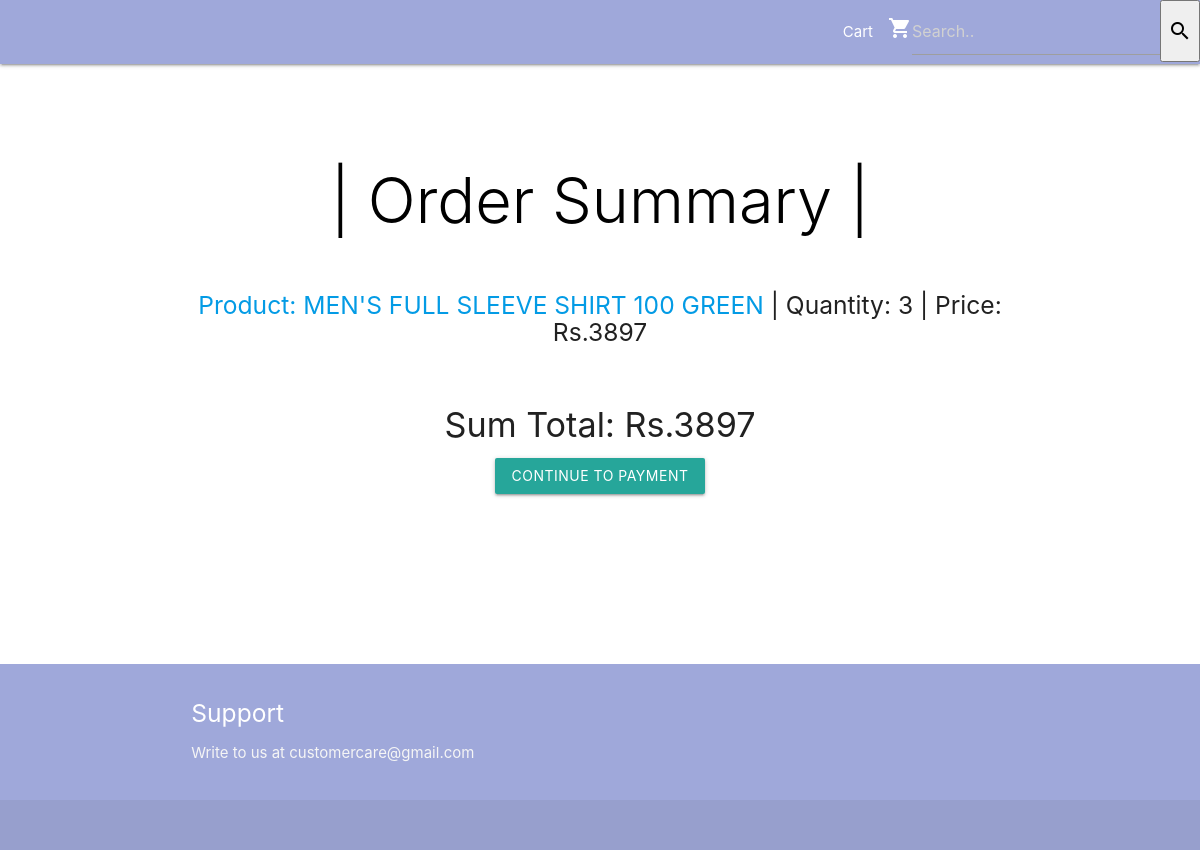
Before: /checkout with the older database file.
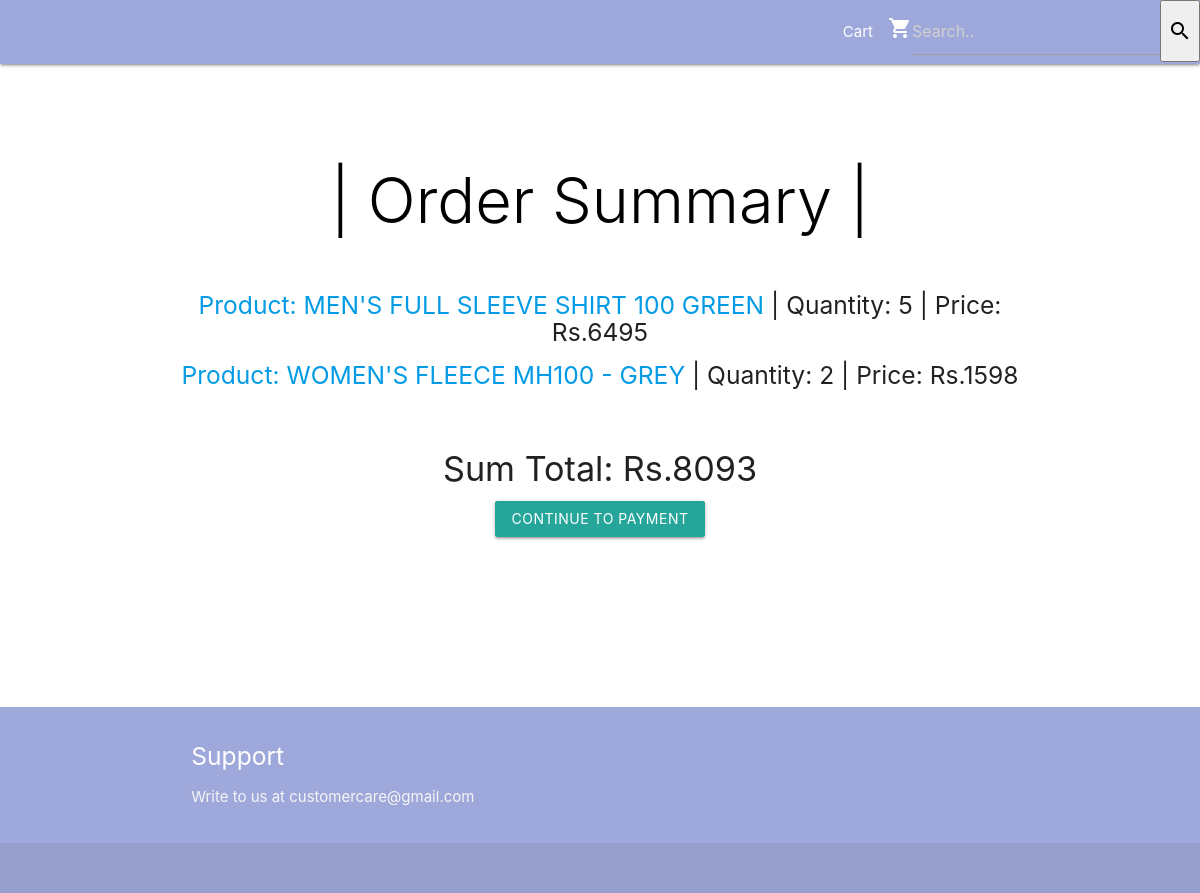
After: the same page with the newer database file.
### cart/models.py (models this page shows, shortened)
class product(models.Model):
    product_ID = models.IntegerField(primary_key=True)
    product_name = models.CharField(max_length=200, blank=True)
    category = models.CharField(max_length=200, blank=True)
    product_stock = models.IntegerField(default=0)
    price = models.IntegerField(default=0)
    product_description = models.CharField(max_length=300, default='Null')
    cart = models.CharField(max_length=5000, default='Null')
    quantity = models.IntegerField(default=0)
    imagesrc = models.CharField(max_length=500, default=" ")

### cart/views.py (the view)
# urls.py: path('checkout', views.checkout, name='checkout'),
def checkout(request):
    products = product.objects.all().filter(cart="1")
    context = {
        'products': products,
    }
    template = loader.get_template('checkout.html')
    return HttpResponse(template.render(context, request))

### cart/templates/checkout.html (shortened to what this page needs)
<!DOCTYPE html>
<html lang="en">
{% extends 'base.html' %}
{% block head %}
<head>
{% load static %}
  <link href="{% static 'css/materialize.css' %}" type="text/css" rel="stylesheet" media="screen,projection"/>
  <link href="{% static 'css/style.css' %}" type="text/css" rel="stylesheet" media="screen,projection"/>
</head>
{% endblock %}
{% block body %}
<body>
  {% load static %}
  <nav class="indigo lighten-3" role="navigation">
      {% load static %}
      <ul class="right hide-on-med-and-down">
        <li><a href="/cart">Cart</a></li><li><i class="material-icons">shopping_cart</i></li>
         <li>
          <form method="POST" action="/search">
            <input type="text" placeholder="Search.." name="search"></li>
            <li>
              <button type="submit"><i class="material-icons">search</i></button>
            </li>
      </ul>
  </nav>
  <div class="section no-pad-bot" id="index-banner">
    <div class="container">
      <br><br>
      <h1 class="header center black-text light">| Order Summary |</h1>
    </div>
  </div>
  <div class="container">
    <div class="section">
      <div class="row">
{% if products %}
            <ul>
            {% for product in products %}
                <h5 class="center"><li><a href="/ecommerce/{{ product.product_ID }}/">Product: {{product.product_name }}</a> | Quantity: {{product.quantity }} | Price: Rs.{% widthratio product.price 1 product.quantity %}</li></h5>
            {% endfor %}
            </ul>
        {% else %}
            <p>No products are available.</p>
        {% endif %}
<form action='payment/' method="GET" id="form1">
  <br>
<div class="container">
  <div class="center">
    <h4><script> document.write ("Sum Total: Rs." + sum) </script></h4>
  <button
    type="submit"
    class="btn attendBtn"
    name="check out">Continue to Payment
  </button>
</div>
</div>
 </form>
      </div>
      </div>
      </div>
    <br><br>
  <br><br>
  <br><br>
  <footer class="page-footer indigo lighten-3">
    <div class="container">
      <div class="row">
        <div class="col l6 s12">
          <h5 class="white-text">Support</h5>
          <p class="grey-text text-lighten-4">Write to us at customercare@gmail.com</p>
        </div>
      </div>
    </div>
    <div class="footer-copyright">
    </div>
  </footer>
  </body>
  {% endblock %}

Changed rows visible on the page:
changed product "MEN'S FULL SLEEVE SHIRT 100 GREEN": quantity "3" → "5"; price+quantity "3897" → "6495"
now on this page (row edited): product: product_name "WOMEN'S FLEECE MH100 - GREY", quantity "2", price+quantity "1598"
Other visible differences:
text written by a page script: "Sum Total: Rs.3897" → "Sum Total: Rs.8093"
